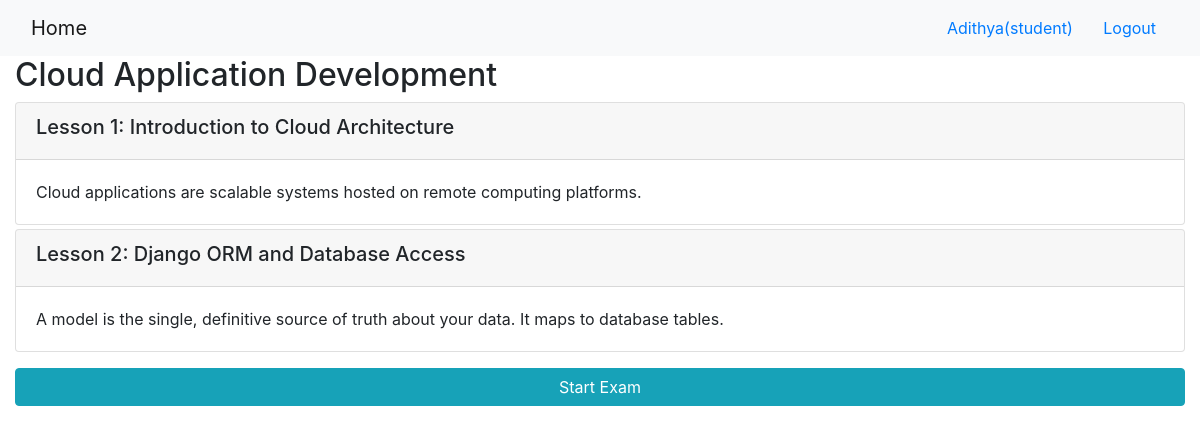
The app's page /onlinecourse/1/ (signed in) with its own data.
### onlinecourse/models.py (models this page shows, shortened)
class Course(models.Model):
    name = models.CharField(null=False, max_length=30, default='online course')
    image = models.ImageField(upload_to='course_images/')
    description = models.CharField(max_length=1000)
    pub_date = models.DateField(null=True)
    instructors = models.ManyToManyField(Instructor)
    users = models.ManyToManyField(settings.AUTH_USER_MODEL, through='Enrollment')
    total_enrollment = models.IntegerField(default=0)
    is_enrolled = False

class Lesson(models.Model):
    title = models.CharField(max_length=200, default="title")
    order = models.IntegerField(default=0)
    course = models.ForeignKey(Course, on_delete=models.CASCADE)
    content = models.TextField()

### onlinecourse/views.py (the view)
# urls.py: path('<int:pk>/', views.CourseDetailView.as_view(), name='course_details'),
class CourseDetailView(generic.DetailView):
    model = Course
    template_name = 'onlinecourse/course_detail_bootstrap.html'

### onlinecourse/templates/onlinecourse/course_detail_bootstrap.html (shortened to what this page needs)
<!DOCTYPE html>
<html lang="en">
<head>
     {% load static %}
    <link rel="stylesheet" href="https://maxcdn.bootstrapcdn.com/bootstrap/4.5.2/css/bootstrap.min.css">
</head>
<body>
    <nav class="navbar navbar-light bg-light">
        <div class="container-fluid">
            <div class="navbar-header">
                  <a class="navbar-brand" href="{% url 'onlinecourse:index' %}">Home</a>
            </div>
            <ul class="nav navbar-nav navbar-right">
                {% if user.is_authenticated %}
                <li>
                    <a class="btn btn-link" href="#">{{ user.first_name }}({{ user.username }})</a>
                    <a class="btn btn-link" href="{% url 'onlinecourse:logout' %}">Logout</a>
                </li>
                {% endif %}
            </ul>
        </div>
    </nav>
    <div class="container-fluid">
            <h2>{{ course.name }}</h2>
            <div class="card-columns-vertical">
                {% for lesson in course.lesson_set.all %}
                    <div class="card mt-1">
                        <div class="card-header"><h5>Lesson {{lesson.order|add:1}}: {{lesson.title}}</h5></div>
                        <div class="card-body">{{lesson.content}}</div>
                    </div>
                {% endfor %}
            </div>
            <button data-toggle="collapse" data-target="#exam" class="btn btn-info btn-block mt-3" role="button">
                Start Exam
            </button>
    </div>
</body>
</html>

### records on screen
Course: name "Cloud Application Development"
Lesson: order|add "1", title "Introduction to Cloud Architecture", content "Cloud applications are scalable systems hosted on remote computing platforms."
Lesson: order|add "2", title "Django ORM and Database Access", content "A model is the single, definitive source of truth about your data. It maps to database tables."

### other values on screen
{{ user.first_name }} "Adithya"
{{ user.username }} "student"
